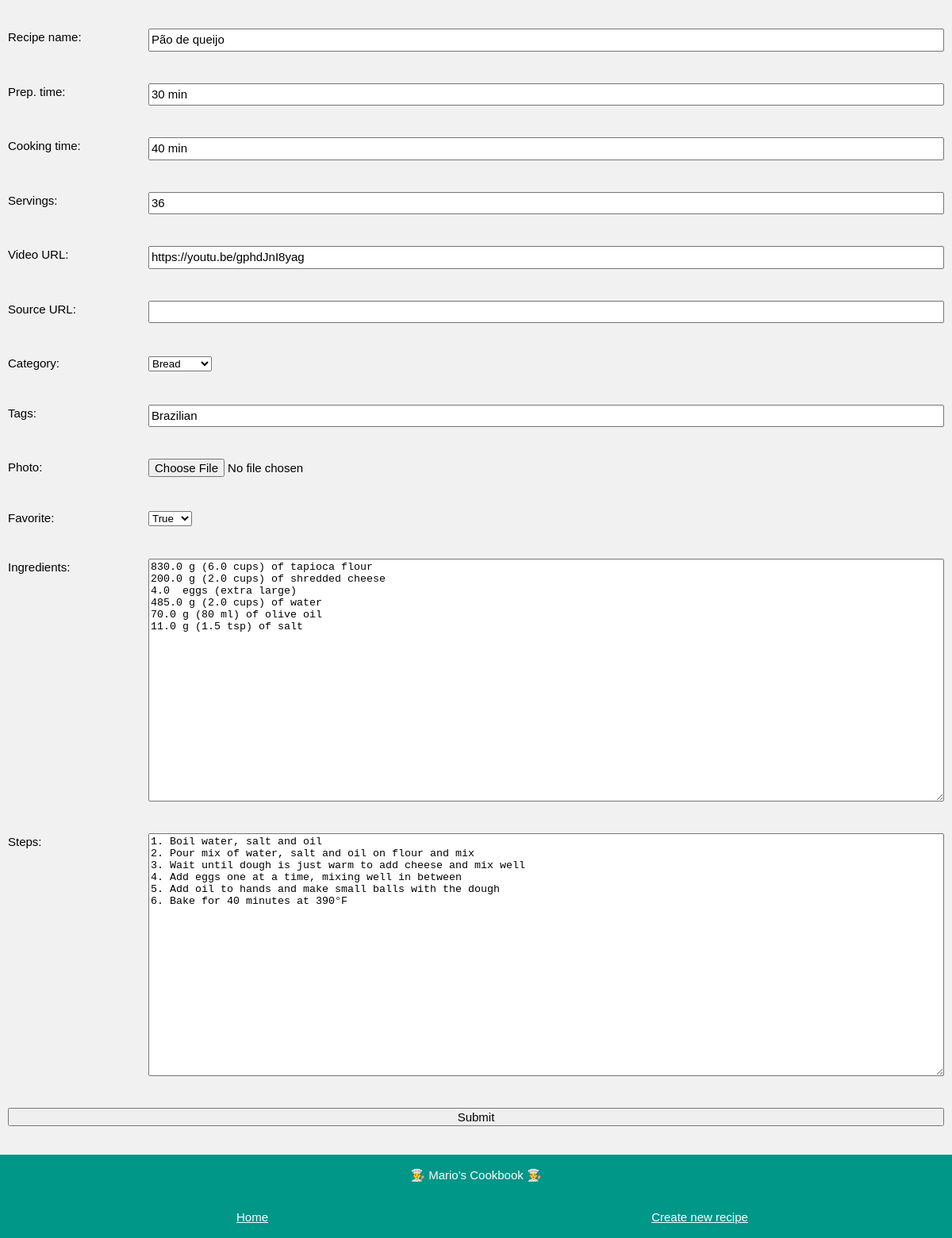
/edit/Pão de queijo, run on an earlier commit of the app's database.
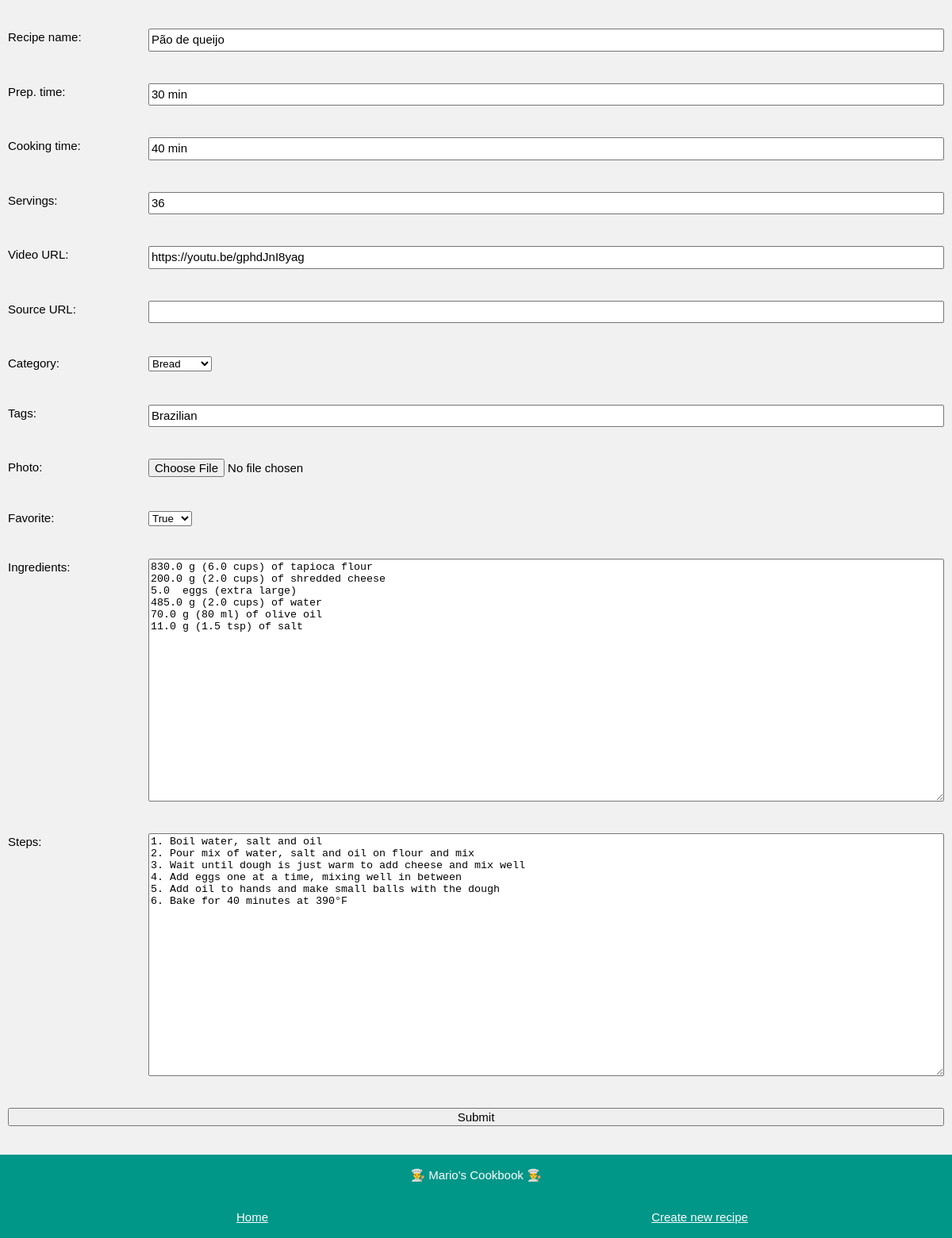
And on a later commit of the database.
### app_config.py (models this page shows, shortened)
class Ingredient(db.Model):
    id = db.Column(db.Integer, primary_key=True)
    name = db.Column(db.String, nullable=False)
    amount = db.Column(db.Float, default=0)
    unit = db.Column(db.String, default='')
    recipe_name = db.Column(db.String, db.ForeignKey('recipe.name'), nullable=False)

### app_edit.py (the view, shortened to what this page needs)
@app.route('/edit/<name>', methods=['POST', 'GET'])
def edit(name):
    if request.method == 'GET':
        recipe = Recipe.query.get(name)
        amounts = []
        for ingredient in recipe.ingredients:
            amount = ingredient.amount
            amounts.append(amount)
        n_amounts = range(len(amounts))
        return render_template('edit.html', recipe=recipe, amounts=amounts,
                               n_amounts=n_amounts, new=False, categories = known_categories)

### templates/edit.html (shortened to what the changed rows need)
<!DOCTYPE html>
<html>
<head>
    <link rel="stylesheet" href="../static/css/edit.css">
    <link rel='stylesheet' href='../static/css/fonts.css'>
</head>
<body class="background-color">
    <div class="page-container">
        {% if new == False %}
        <form action="/edit/{{recipe.name}}" method="POST" enctype="multipart/form-data">
        {% else %}
        <form action="/new/" method="POST" enctype="multipart/form-data">
        {% endif %}
            <div class="form-item">
                <label for="ingredients">Ingredients: </label>
                {% if new == False %}
                <textarea id="ingredients" name="ingredients" rows="20" cols="50">
{% for i in n_amounts %}{{ amounts[i] }} {{ recipe.ingredients[i].unit }} {{ recipe.ingredients[i].name }}
{% endfor %}</textarea>
                {% else %}
                <textarea id="ingredients" name="ingredients" rows="20" cols="50"></textarea>
                {% endif %}
            </div>
        </form>
    </div>
</body>
</html>

What changed in the data, as far as the page shows it:
removed Ingredient: ingredients "830.0 g (6.0 cups) of tapioca flour 200.0 g (2.0 cups) of shredded cheese 4.0 eggs (extra large) 485.0 g (2.0 cups) of water 70.0 g (80 ml) of olive oil 11.0 g (1.5 tsp) of salt"
added Ingredient: ingredients "830.0 g (6.0 cups) of tapioca flour 200.0 g (2.0 cups) of shredded cheese 5.0 eggs (extra large) 485.0 g (2.0 cups) of water 70.0 g (80 ml) of olive oil 11.0 g (1.5 tsp) of salt"
